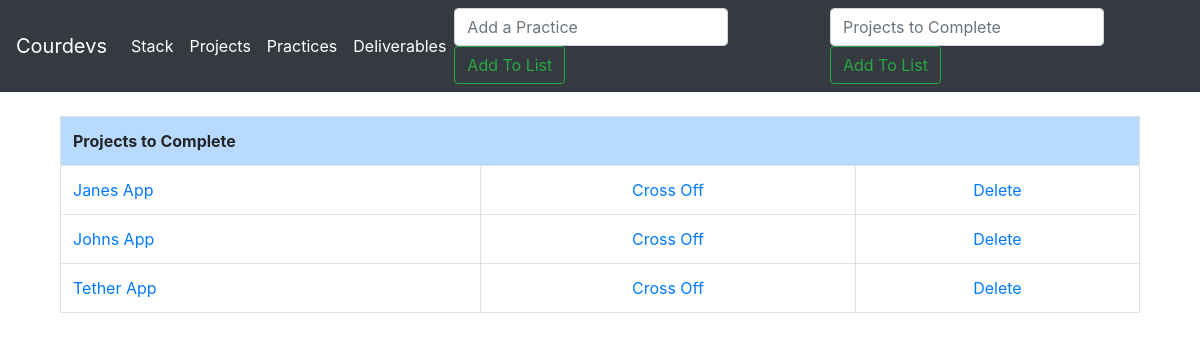
The page /projects/ on the database as committed earlier.
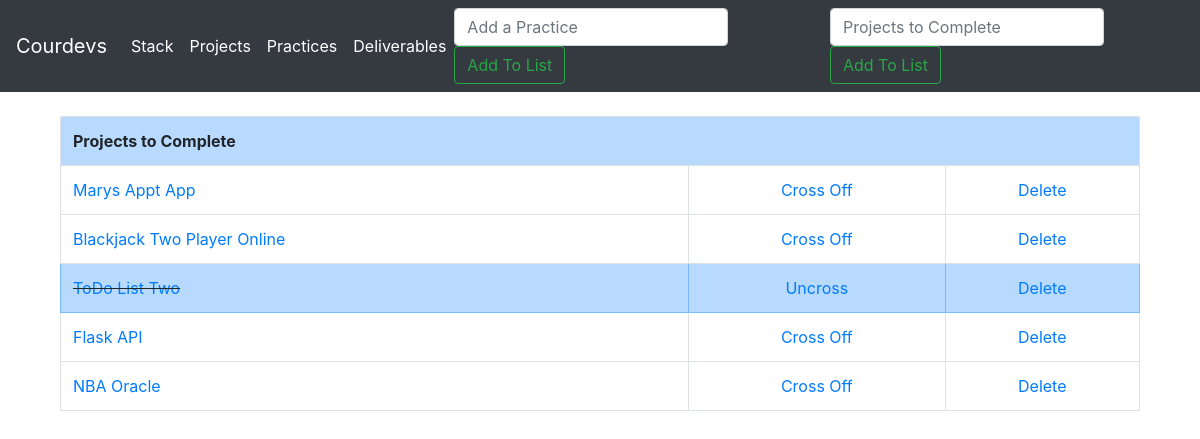
The same page on the database as committed later.
### todoTwo/models.py (models this page shows, shortened)
class Project(models.Model):
	itemproj = models.CharField(max_length=200)
	completedproj = models.BooleanField(default=False)

### todoTwo/views.py (the view, shortened to what this page needs)
# urls.py: path('projects/', views.projects, name='projects'),
def projects(request):
	if request.method == 'POST':
		form = ListForm(request.POST or None)
		if form.is_valid(): #if information on form is valid
			form.save()     #save the info
			all_items = List.objects.all
			messages.success(request, ('Item Has Been Added To List'))
			return render(request, 'todo.html', {'all_items': all_items})
	else:
		all_proj = Project.objects.all
		return render(request, 'projects.html', {'all_proj': all_proj})

### todoTwo/templates/projects.html (shortened to what this page needs)
{% extends 'base.html' %}
{% block content %}
<div class="container">
		{% if all_proj %}
			<div class="container">
      			<table class="table table-bordered">
        			<th class="table table-primary" colspan="4">Projects to Complete</th>
						{% for stuff in all_proj %}
							{% if stuff.completedproj %}
								<tr class="table-primary">
									<td class="striker"><a href="{% url 'projedit' stuff.id %}">{{ stuff.itemproj }}</a></td>
									<td><center><a href="{% url 'uncross_project' stuff.id %}">Uncross</center></td>
									<td><center><a href="{% url 'deleteproj' stuff.id %}">Delete</a></center></td>
								</tr>
								{% else %}
								<tr>
									<td><a href="{% url 'projedit' stuff.id %}">{{ stuff.itemproj }}</a></td>
									<td><center><a href="{% url 'cross_off_project' stuff.id %}">Cross Off</a></center></td>
									<td><center><a href="{% url 'deleteproj' stuff.id %}">Delete</a></center></td>
								</tr>
							{% endif %}
				      	{% endfor %}
				</table>
      	{% endif %}
</div>
{% endblock %}

### todoTwo/templates/base.html (shortened to what this page needs)
{% load static %}
<!doctype html>
<html lang="en">
  <head>
    <link rel="stylesheet" href="https://stackpath.bootstrapcdn.com/bootstrap/4.5.0/css/bootstrap.min.css">
    <link rel="stylesheet" type="text/css" href="{% static 'css/my_style.css' %}">
  </head>
  <body>
  <nav class="navbar navbar-expand-lg navbar-dark bg-dark">
  <a class="navbar-brand" href="#">Courdevs</a>
  <div class="collapse navbar-collapse" id="navbarSupportedContent">
    <ul class="navbar-nav mr-auto">
      <li class="nav-item active">
        <a class="nav-link" href="{% url 'basics' %}">Stack<span class="sr-only">(current)</span></a>
      </li>
      <li class="nav-item active">
        <a class="nav-link" href="{% url 'projects' %}">Projects<span class="sr-only">(current)</span></a>
      </li>
      <li class="nav-item active">
        <a class="nav-link" href="{% url 'todo' %}">Practices<span class="sr-only">(current)</span></a>
      </li>
      <li class="nav-item active">
        <a class="nav-link" href="#">Deliverables<span class="sr-only">(current)</span></a>
      </li>
    </ul>
    <form class="form-inline my-2 my-lg-0" method="POST">
      <input class="form-control mr-sm-2" type="search" placeholder="Add a Practice" aria-label="Search" name="item">
      <button class="btn btn-outline-success my-2 my-sm-0  mr-4" type="submit">Add To List</button>
    </form>
    <form class="form-inline my-2 my-lg-0" method="POST">
      <input class="form-control mr-sm-2" type="search" placeholder="Projects to Complete" aria-label="Search" name="itemproj">
      <button class="btn btn-outline-success my-2 my-sm-0" type="submit">Add To List</button>
    </form>
  </div>
</nav>
    <br>
	{% block content %}
	{% endblock %}
  </body>
</html>

### static/css/my_style.css (style rules this page uses)
.striker { text-decoration: line-through; }

Rows that differ between the two databases and show on the page:
removed Project: itemproj "Janes App"
removed Project: itemproj "Johns App"
removed Project: itemproj "Tether App"
added Project: itemproj "Marys Appt App"
added Project: itemproj "Blackjack Two Player Online"
added Project: itemproj "ToDo List Two"
added Project: itemproj "Flask API"
added Project: itemproj "NBA Oracle"
